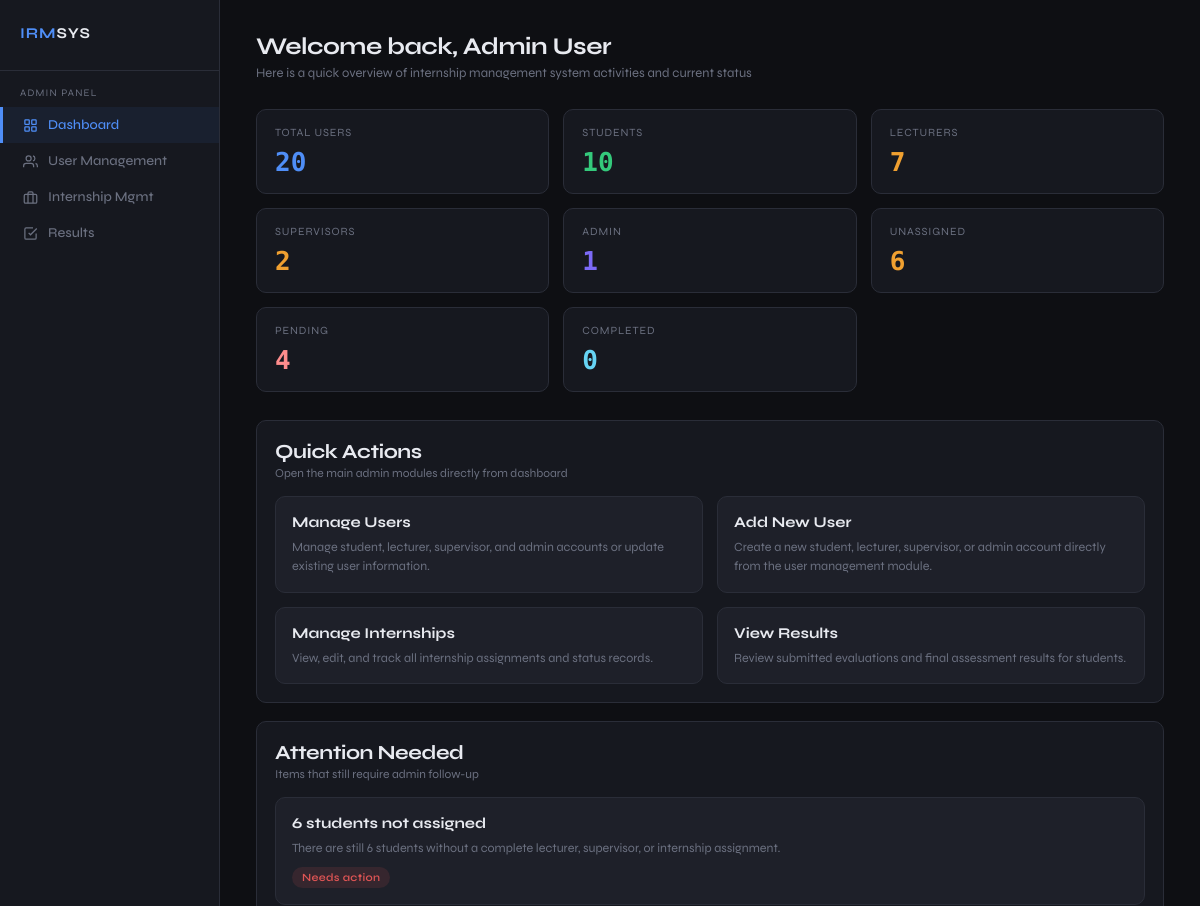
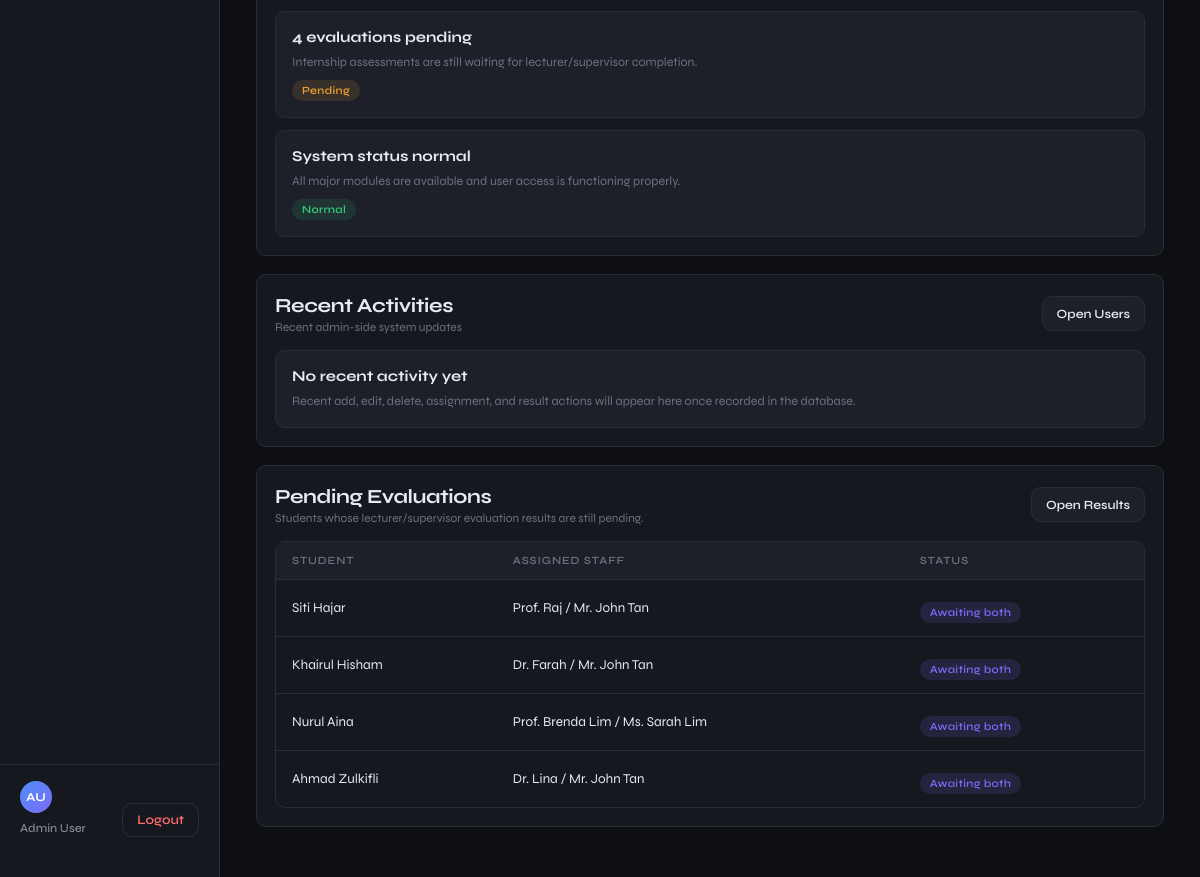
Before: /src/admin_dashboard.php (signed in) with the older database file (2 pictures, top to bottom).
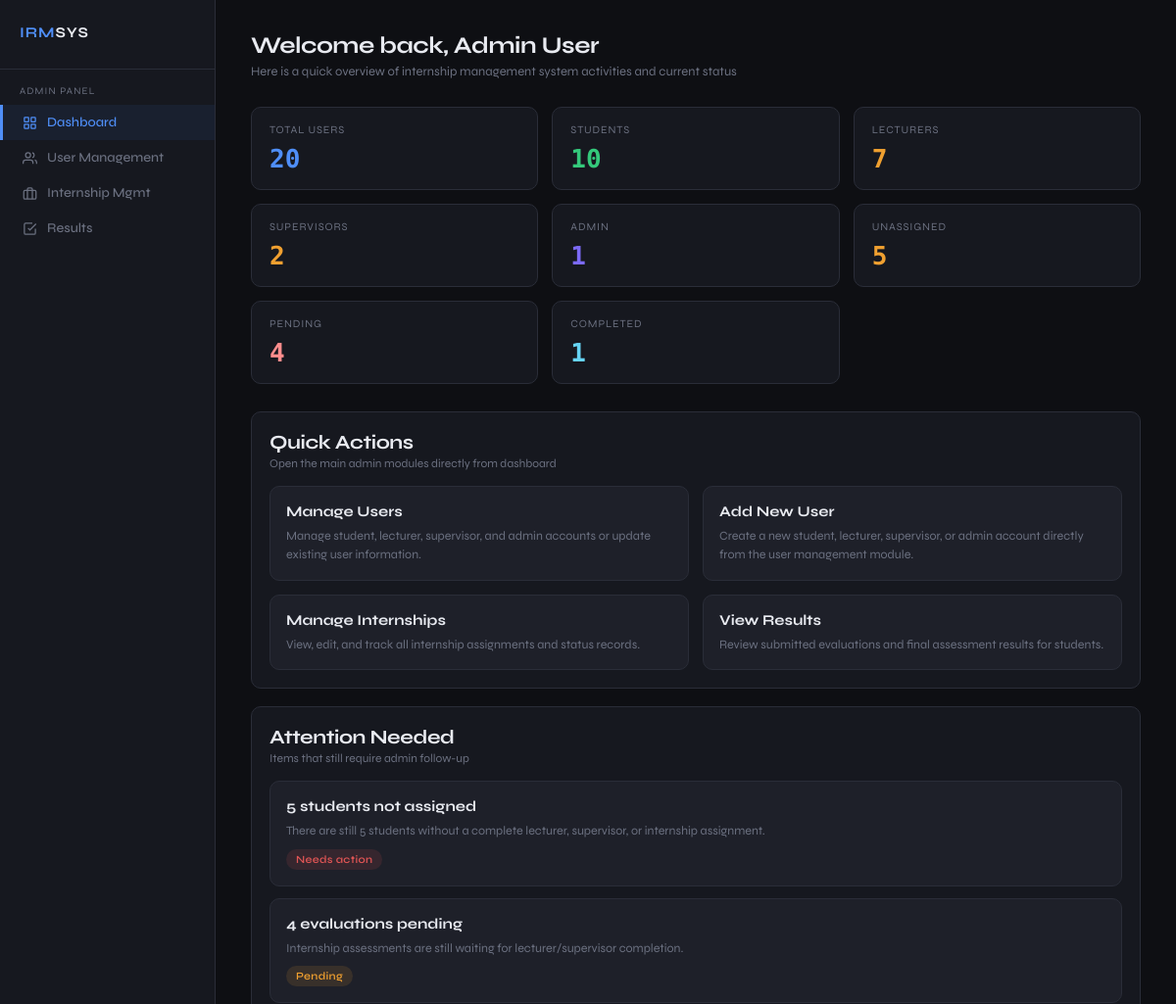
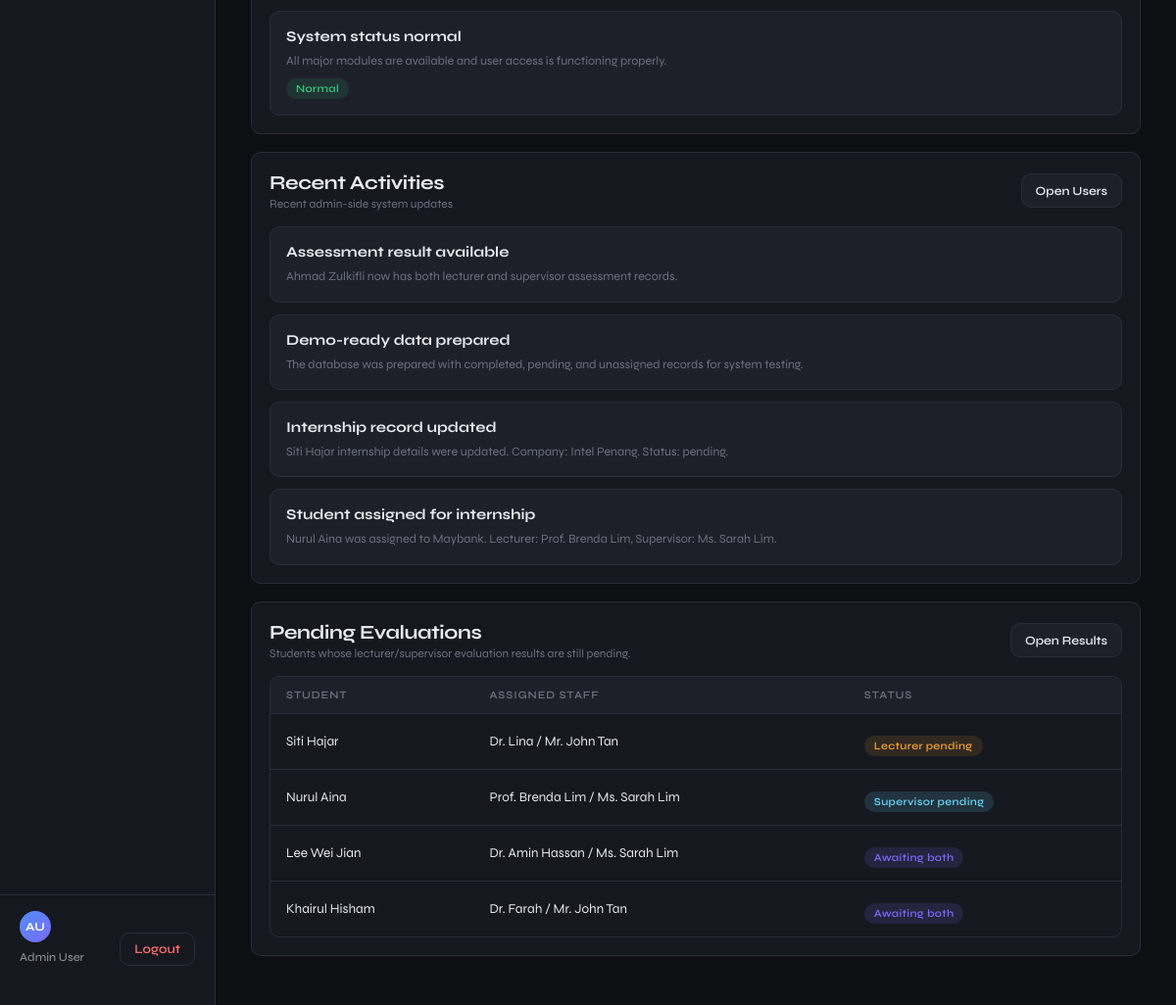
After: the same page with the newer database file (2 pictures, top to bottom).
### tables this page shows
CREATE TABLE users (
    user_id       INT AUTO_INCREMENT PRIMARY KEY,
    username      VARCHAR(50)  NOT NULL UNIQUE,
    password      VARCHAR(255) NOT NULL,
    full_name     VARCHAR(100) NOT NULL,
    role          ENUM('admin','lecturer','supervisor','student') NOT NULL,
    programme     ENUM('Engineering','Arts and Design','Computer Science','Finance') DEFAULT NULL,
    company_name  VARCHAR(150) DEFAULT NULL,
    email         VARCHAR(100) NOT NULL UNIQUE,
    student_id    VARCHAR(10) DEFAULT NULL,
    status        ENUM('active','inactive') DEFAULT 'active',
    created_at    DATETIME DEFAULT CURRENT_TIMESTAMP,

    FOREIGN KEY (student_id) REFERENCES students(student_id) ON DELETE SET NULL
);

CREATE TABLE internships (
    internship_id   INT AUTO_INCREMENT PRIMARY KEY,
    student_id      VARCHAR(10) NOT NULL UNIQUE,
    lecturer_id     INT DEFAULT NULL,
    supervisor_id   INT DEFAULT NULL,
    company_name    VARCHAR(150) DEFAULT NULL,
    industry        VARCHAR(100) DEFAULT NULL,
    start_date      DATE DEFAULT NULL,
    end_date        DATE DEFAULT NULL,
    status          ENUM('unassigned','pending','completed') DEFAULT 'unassigned',
    notes           TEXT,
    created_at      DATETIME DEFAULT CURRENT_TIMESTAMP,
    updated_at      DATETIME DEFAULT CURRENT_TIMESTAMP ON UPDATE CURRENT_TIMESTAMP,

    FOREIGN KEY (student_id)    REFERENCES students(student_id) ON DELETE CASCADE,
    FOREIGN KEY (lecturer_id)   REFERENCES users(user_id) ON DELETE SET NULL,
    FOREIGN KEY (supervisor_id) REFERENCES users(user_id) ON DELETE SET NULL
);

CREATE TABLE students (
    student_id  VARCHAR(10)  PRIMARY KEY,
    full_name   VARCHAR(100) NOT NULL,
    programme   ENUM('Engineering','Arts and Design','Computer Science','Finance') NOT NULL,
    email       VARCHAR(100) NOT NULL UNIQUE,
    status      ENUM('active','inactive') DEFAULT 'active',
    created_at  DATETIME DEFAULT CURRENT_TIMESTAMP
);

CREATE TABLE activity_logs (
    log_id       INT AUTO_INCREMENT PRIMARY KEY,
    action_type  VARCHAR(50) NOT NULL,
    target_type  VARCHAR(50) NOT NULL,
    target_id    INT DEFAULT NULL,
    title        VARCHAR(255) NOT NULL,
    description  TEXT NOT NULL,
    link_url     VARCHAR(255) DEFAULT NULL,
    created_at   DATETIME DEFAULT CURRENT_TIMESTAMP
);

### src/admin_dashboard.php (the view, shortened to what the rows shown need)
<?php
$conn = getConnection();
$user_id   = (int)($_SESSION['user_id'] ?? 0);
$userName  = $_SESSION['full_name'] ?? 'Admin User';
if ($user_id > 0) {
    $stmt = $conn->prepare("SELECT full_name FROM users WHERE user_id = ? LIMIT 1");
    $stmt->bind_param("i", $user_id);
    $stmt->execute();
    $row = $stmt->get_result()->fetch_assoc();
    if ($row && !empty($row['full_name'])) {
        $userName = $row['full_name'];
    }
}
$parts = explode(' ', trim($userName));
$initials = '';
foreach ($parts as $part) {
    if ($part !== '') {
        $initials .= strtoupper($part[0]);
    }
    if (strlen($initials) >= 2) break;
}
function get_recent_activities(mysqli $conn, int $limit = 4): array {
    $items = [];
    $sql = "
        SELECT title, description, link_url, created_at
        FROM activity_logs
        ORDER BY created_at DESC, log_id DESC
        LIMIT ?
    ";
    if ($stmt = $conn->prepare($sql)) {
        $stmt->bind_param('i', $limit);
        if ($stmt->execute()) {
            $result = $stmt->get_result();
            while ($row = $result->fetch_assoc()) {
                $items[] = [
                    'title' => $row['title'],
                    'text' => $row['description'],
                    'link' => $row['link_url'] ?? '',
                ];
            }
        }
    }
    return $items;
}
function get_pending_evaluations(mysqli $conn, int $limit = 5): array {
    $items = [];
    $sql = "
        SELECT
            s.full_name AS student_name,
            CASE
                WHEN l.full_name IS NOT NULL AND su.full_name IS NOT NULL THEN CONCAT(l.full_name, ' / ', su.full_name)
                WHEN l.full_name IS NOT NULL THEN l.full_name
                WHEN su.full_name IS NOT NULL THEN su.full_name
                ELSE '-'
            END AS assigned_staff_name,
            CASE
                WHEN lecturer_assessment.assessment_id IS NULL AND supervisor_assessment.assessment_id IS NULL THEN 'Awaiting both'
                WHEN lecturer_assessment.assessment_id IS NULL THEN 'Lecturer pending'
                WHEN supervisor_assessment.assessment_id IS NULL THEN 'Supervisor pending'
                ELSE 'Completed'
            END AS evaluation_status,
            GREATEST(
                COALESCE(lecturer_assessment.updated_at, '1970-01-01 00:00:00'),
                COALESCE(supervisor_assessment.updated_at, '1970-01-01 00:00:00'),
                COALESCE(i.updated_at, '1970-01-01 00:00:00')
            ) AS sort_updated_at,
            i.internship_id
        FROM internships i
        JOIN students s ON i.student_id = s.student_id
        LEFT JOIN users l ON i.lecturer_id = l.user_id
        LEFT JOIN users su ON i.supervisor_id = su.user_id
        LEFT JOIN assessments lecturer_assessment
            ON lecturer_assessment.internship_id = i.internship_id
           AND lecturer_assessment.assessor_type = 'lecturer'
        LEFT JOIN assessments supervisor_assessment
            ON supervisor_assessment.internship_id = i.internship_id
           AND supervisor_assessment.assessor_type = 'supervisor'
        WHERE i.lecturer_id IS NOT NULL
          AND i.supervisor_id IS NOT NULL
          AND (lecturer_assessment.assessment_id IS NULL OR supervisor_assessment.assessment_id IS NULL)
        ORDER BY
            CASE
                WHEN lecturer_assessment.assessment_id IS NULL AND supervisor_assessment.assessment_id IS NOT NULL THEN 1
                WHEN lecturer_assessment.assessment_id IS NOT NULL AND supervisor_assessment.assessment_id IS NULL THEN 2
                WHEN lecturer_assessment.assessment_id IS NULL AND supervisor_assessment.assessment_id IS NULL THEN 3
                ELSE 4
            END,
            sort_updated_at DESC,
            i.internship_id DESC
        LIMIT ?
    ";
    if ($stmt = $conn->prepare($sql)) {
        $stmt->bind_param('i', $limit);
        $stmt->execute();
        $result = $stmt->get_result();
        while ($row = $result->fetch_assoc()) {
            $statusClass = 'status-pending';
            if ($row['evaluation_status'] === 'Awaiting both') {
                $statusClass = 'status-unassigned';
            } elseif ($row['evaluation_status'] === 'Supervisor pending') {
                $statusClass = 'status-info';
            }
            $items[] = [
                'student_name' => $row['student_name'],
                'assigned_staff_name' => $row['assigned_staff_name'],
                'status' => $row['evaluation_status'],
                'status_class' => $statusClass,
            ];
        }
    }
    return $items;
}
$pendingEvaluations = get_pending_evaluations($conn, 5);
$recentActivities = get_recent_activities($conn, 4);
?>
<!DOCTYPE html>
<html lang="en">
<head>
</head>
<body>
<nav class="sidebar">
  <div class="sidebar-footer">
    <div class="sidebar-user">
      <div class="avatar"><?php echo htmlspecialchars($initials); ?></div>
      <div class="user-name"><?php echo htmlspecialchars($userName); ?></div>
    </div>
  </div>
</nav>
<main class="main">
  <div class="page-header">
    <div>
      <div class="page-title">Welcome back, <?php echo htmlspecialchars($userName); ?></div>      <div class="page-sub">Here is a quick overview of internship management system activities and current status</div>
    </div>
  </div>
  <section class="bottom-grid">
    <div class="panel">
      <div class="activity-list" id="recent-activities-list">
        <?php if (!empty($recentActivities)): ?>
          <?php foreach ($recentActivities as $item): ?>
            <div class="activity-item">
              <h4><?php echo htmlspecialchars($item['title']); ?></h4>
              <p><?php echo htmlspecialchars($item['text']); ?></p>
            </div>
          <?php endforeach; ?>
        <?php endif; ?>
      </div>
    </div>
    <div class="panel">
      <div class="table-wrap">
        <table>
          <thead>
            <tr>
              <th>Student</th>
              <th>Assigned Staff</th>
              <th>Status</th>
            </tr>
          </thead>
          <tbody id="pending-evaluations-body">
            <?php if (!empty($pendingEvaluations)): ?>
              <?php foreach ($pendingEvaluations as $row): ?>
                <tr>
                  <td><?php echo htmlspecialchars($row['student_name']); ?></td>
                  <td><?php echo htmlspecialchars($row['assigned_staff_name']); ?></td>
                  <td>
                    <span class="status-badge <?php echo htmlspecialchars($row['status_class']); ?>">
                      <?php echo htmlspecialchars($row['status']); ?>
                    </span>
                  </td>
                </tr>
              <?php endforeach; ?>
            <?php else: ?>
              <tr>
                <td colspan="3" style="color: var(--muted);">No pending evaluation result records found.</td>
              </tr>
            <?php endif; ?>
          </tbody>
        </table>
      </div>
    </div>
  </section>
</main>
</body>
</html>

Changed rows visible on the page:
no longer on this page (row edited): internships: student.full_name "Ahmad Zulkifli", assigned_staff_name "Dr. Lina / Mr. John Tan", status "Awaiting both"
added activity_logs: title "Assessment result available", description "Ahmad Zulkifli now has both lecturer and supervisor assessment records."
added activity_logs: title "Demo-ready data prepared", description "The database was prepared with completed, pending, and unassigned records for system testing."
added activity_logs: title "Internship record updated", description "Siti Hajar internship details were updated. Company: Intel Penang. Status: pending."
added activity_logs: title "Student assigned for internship", description "Nurul Aina was assigned to Maybank. Lecturer: Prof. Brenda Lim, Supervisor: Ms. Sarah Lim."
changed internships "Siti Hajar": assigned_staff_name "Prof. Raj / Mr. John Tan" → "Dr. Lina / Mr. John Tan"; status "Awaiting both" → "Lecturer pending"
changed internships "Nurul Aina": status "Awaiting both" → "Supervisor pending"; moves up the list
now on this page (row edited): internships: student.full_name "Lee Wei Jian", assigned_staff_name "Dr. Amin Hassan / Ms. Sarah Lim", status "Awaiting both"
Other visible differences:
$stats['unassignedCount']: "6" → "5"
$stats['completedCount']: "0" → "1"
new list line: "5 students not assigned There are still 5 students without a complete lecturer, supervisor, or internship assignment. Needs action"
list line gone: "6 students not assigned There are still 6 students without a complete lecturer, supervisor, or internship assignment. Needs action"
text no longer shown: "No recent activity yet Recent add, edit, delete, assignment, and result actions will appear here once recorded in the database."
